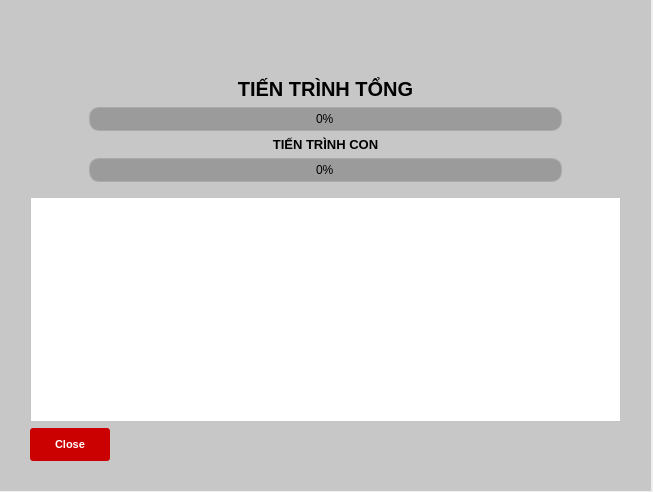
<?xml version="1.0" encoding="UTF-8"?>
<ui version="4.0">
 <class>Form</class>
 <widget class="QWidget" name="Form">
  <property name="geometry">
   <rect>
    <x>0</x>
    <y>0</y>
    <width>653</width>
    <height>492</height>
   </rect>
  </property>
  <property name="windowTitle">
   <string>Form</string>
  </property>
  <widget class="QFrame" name="gridFrame">
   <property name="geometry">
    <rect>
     <x>0</x>
     <y>0</y>
     <width>651</width>
     <height>491</height>
    </rect>
   </property>
   <property name="styleSheet">
    <string notr="true">background-color: rgb(199, 199, 199);</string>
   </property>
   <layout class="QGridLayout" name="gridLayout">
    <property name="leftMargin">
     <number>30</number>
    </property>
    <property name="topMargin">
     <number>30</number>
    </property>
    <property name="rightMargin">
     <number>30</number>
    </property>
    <property name="bottomMargin">
     <number>30</number>
    </property>
    <item row="1" column="0">
     <widget class="QWidget" name="verticalWidget_2" native="true">
      <layout class="QVBoxLayout" name="verticalLayout_2">
       <item>
        <widget class="QLabel" name="label_4">
         <property name="sizePolicy">
          <sizepolicy hsizetype="Preferred" vsizetype="Fixed">
           <horstretch>0</horstretch>
           <verstretch>0</verstretch>
          </sizepolicy>
         </property>
         <property name="font">
          <font>
           <pointsize>15</pointsize>
           <weight>75</weight>
           <bold>true</bold>
          </font>
         </property>
         <property name="text">
          <string>TIẾN TRÌNH TỔNG</string>
         </property>
         <property name="alignment">
          <set>Qt::AlignCenter</set>
         </property>
        </widget>
       </item>
       <item>
        <widget class="QProgressBar" name="pnAllsBar">
         <property name="styleSheet">
          <string notr="true"> QProgressBar {
                border: 1px solid #aaa;
                border-radius: 10px;
                background-color: rgb(155, 155, 155);
                text-align: center;
margin: 0px 50px 0px 50px
            }
            QProgressBar::chunk {
                background: qlineargradient(spread:pad, x1:0, y1:0, x2:1, y2:0, stop:0 rgba(238, 29, 82, 255), stop:1 rgba(0, 238, 255, 255));
                border-radius: 10px;
            }</string>
         </property>
         <property name="value">
          <number>0</number>
         </property>
        </widget>
       </item>
       <item>
        <widget class="QLabel" name="label_3">
         <property name="sizePolicy">
          <sizepolicy hsizetype="Preferred" vsizetype="Fixed">
           <horstretch>0</horstretch>
           <verstretch>0</verstretch>
          </sizepolicy>
         </property>
         <property name="font">
          <font>
           <pointsize>10</pointsize>
           <weight>75</weight>
           <bold>true</bold>
          </font>
         </property>
         <property name="layoutDirection">
          <enum>Qt::LeftToRight</enum>
         </property>
         <property name="text">
          <string>TIẾN TRÌNH CON</string>
         </property>
         <property name="alignment">
          <set>Qt::AlignCenter</set>
         </property>
        </widget>
       </item>
       <item>
        <widget class="QProgressBar" name="pnChildensBar">
         <property name="styleSheet">
          <string notr="true"> QProgressBar {
                border: 1px solid #aaa;
                border-radius: 10px;
                background-color: rgb(155, 155, 155);
                text-align: center;
margin: 0px 50px 0px 50px
            }
            QProgressBar::chunk {
                background: qlineargradient(spread:pad, x1:0, y1:0, x2:1, y2:0, stop:0 rgba(238, 29, 82, 255), stop:1 rgba(0, 238, 255, 255));
                border-radius: 10px;
            }</string>
         </property>
         <property name="value">
          <number>0</number>
         </property>
        </widget>
       </item>
      </layout>
     </widget>
    </item>
    <item row="2" column="0">
     <layout class="QVBoxLayout" name="verticalLayout" stretch="0">
      <item>
       <widget class="QTextEdit" name="txtLog">
        <property name="styleSheet">
         <string notr="true">background-color: rgb(255, 255, 255);</string>
        </property>
       </widget>
      </item>
     </layout>
    </item>
    <item row="0" column="0">
     <widget class="QWidget" name="horizontalWidget" native="true">
      <property name="sizePolicy">
       <sizepolicy hsizetype="Preferred" vsizetype="Fixed">
        <horstretch>0</horstretch>
        <verstretch>0</verstretch>
       </sizepolicy>
      </property>
      <layout class="QHBoxLayout" name="horizontalLayout">
       <property name="sizeConstraint">
        <enum>QLayout::SetFixedSize</enum>
       </property>
       <item>
        <widget class="QLabel" name="label_2">
         <property name="sizePolicy">
          <sizepolicy hsizetype="Fixed" vsizetype="Fixed">
           <horstretch>0</horstretch>
           <verstretch>0</verstretch>
          </sizepolicy>
         </property>
         <property name="text">
          <string/>
         </property>
         <property name="pixmap">
          <pixmap>img/TikTok.png</pixmap>
         </property>
        </widget>
       </item>
       <item>
        <widget class="QLabel" name="label">
         <property name="sizePolicy">
          <sizepolicy hsizetype="Fixed" vsizetype="Fixed">
           <horstretch>0</horstretch>
           <verstretch>0</verstretch>
          </sizepolicy>
         </property>
         <property name="text">
          <string/>
         </property>
         <property name="pixmap">
          <pixmap>img/Douyin.png</pixmap>
         </property>
        </widget>
       </item>
      </layout>
     </widget>
    </item>
    <item row="3" column="0">
     <widget class="QPushButton" name="btnClose">
      <property name="sizePolicy">
       <sizepolicy hsizetype="Fixed" vsizetype="Fixed">
        <horstretch>0</horstretch>
        <verstretch>0</verstretch>
       </sizepolicy>
      </property>
      <property name="font">
       <font>
        <pointsize>8</pointsize>
        <weight>75</weight>
        <bold>true</bold>
       </font>
      </property>
      <property name="styleSheet">
       <string notr="true">QPushButton {
    background-color: rgb(203, 0, 0); /* Màu xanh */
    color: white;              /* Chữ màu trắng */      
    font-weight: bold;         /* In đậm */
    border-radius: 3px;        /* Bo góc */
    padding: 6px 12px;         /* Khoảng cách lề */
    border: none;              /* Không viền */
 padding: 10px 25px 10px 25px; 
}

/* Khi hover */
QPushButton:hover {
    background-color: rgb(153, 0, 0); /* Màu xanh đậm hơn */
}

/* Khi nhấn */
QPushButton:pressed {
    background-color: rgb(104, 0, 0); /* Màu xanh tối hơn khi nhấn */
}</string>
      </property>
      <property name="text">
       <string>Close</string>
      </property>
     </widget>
    </item>
   </layout>
  </widget>
 </widget>
 <resources/>
 <connections/>
</ui>
